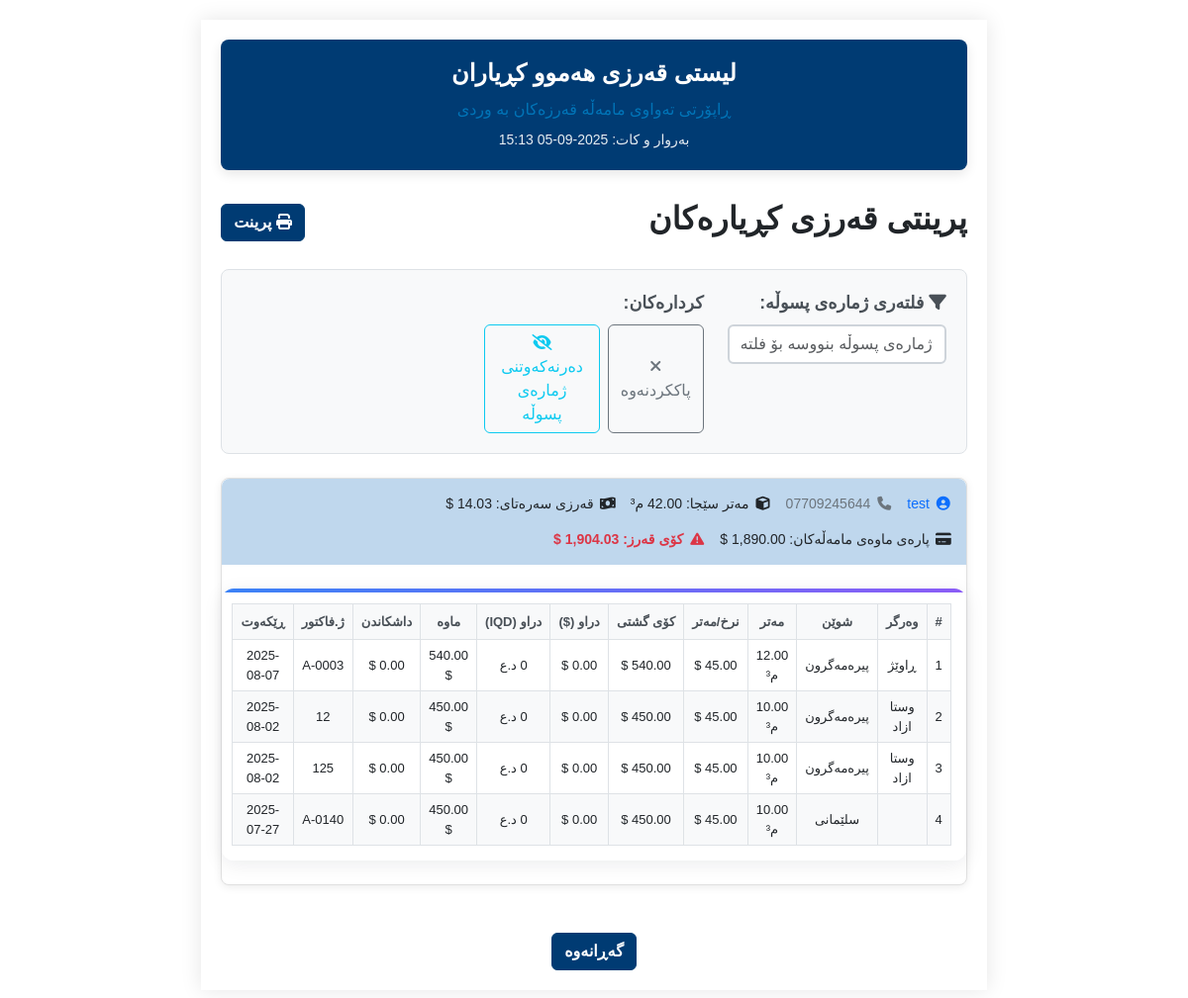
/pages/credit_of_all_customers.php (signed in), run on the app's committed database.
### tables this page shows
CREATE TABLE `customers` (
  `id` int(11) NOT NULL,
  `name` varchar(255) NOT NULL,
  `mobile1` varchar(20) NOT NULL,
  `mobile2` varchar(20) DEFAULT NULL,
  `opening_debt_usd` decimal(14,2) DEFAULT 0.00,
  `opening_debt_iqd` decimal(20,2) DEFAULT 0.00
);

CREATE TABLE `sales` (
  `id` int(11) NOT NULL,
  `customer_id` int(11) DEFAULT NULL,
  `recipient` varchar(255) DEFAULT NULL,
  `location` varchar(255) NOT NULL,
  `quantity` decimal(10,2) DEFAULT NULL,
  `price_per_unit` decimal(10,2) DEFAULT NULL,
  `total_price` decimal(10,2) DEFAULT NULL,
  `payment_type` enum('نەقد','قەرز') NOT NULL,
  `amount_paid_usd` decimal(10,2) DEFAULT NULL,
  `amount_paid_iq` decimal(10,2) DEFAULT NULL,
  `dolar_rate` decimal(10,2) DEFAULT NULL,
  `remaining_amount` decimal(10,2) DEFAULT NULL,
  `invoice_number` varchar(500) NOT NULL,
  `order_date` date NOT NULL,
  `notes` text DEFAULT NULL,
  `formula_id` int(11) NOT NULL,
  `discount` decimal(10,2) DEFAULT 0.00
);

### pages/credit_of_all_customers.php (the view, shortened to what this page needs)
<?php
require_once '../config/db_conected.php';
$sql = "SELECT c.id, c.name, c.mobile1, c.mobile2, c.opening_debt_usd, c.opening_debt_iqd,
    (
        SELECT IFNULL(SUM(quantity),0) FROM sales s WHERE s.customer_id = c.id AND s.payment_type = 'قەرز' AND s.remaining_amount > 0
    ) as total_credit_meter,
    (
        SELECT IFNULL(SUM(remaining_amount),0) FROM sales s WHERE s.customer_id = c.id AND s.payment_type = 'قەرز' AND s.remaining_amount > 0
    ) as total_sales_debt
FROM customers c
WHERE c.opening_debt_usd > 0 OR c.opening_debt_iqd > 0 OR EXISTS (
    SELECT 1 FROM sales s WHERE s.customer_id = c.id AND s.payment_type = 'قەرز' AND s.remaining_amount > 0
)
ORDER BY c.name ASC";
$stmt = $pdo->query($sql);
$customers = $stmt->fetchAll();
$sales_sql = "SELECT s.*, c.name as customer_name, c.mobile1 FROM sales s JOIN customers c ON s.customer_id = c.id WHERE s.payment_type = 'قەرز' AND s.remaining_amount > 0 ORDER BY c.name ASC, s.order_date DESC";
$sales_stmt = $pdo->query($sales_sql);
$sales = $sales_stmt->fetchAll();
$sales_by_customer = [];
foreach ($sales as $sale) {
    $sales_by_customer[$sale['customer_id']][] = $sale;
}
usort($customers, function($a, $b) {
    $aScore = (floatval($a['total_sales_debt'] ?? 0) > 0) ? 0 : 1;
    $bScore = (floatval($b['total_sales_debt'] ?? 0) > 0) ? 0 : 1;
    if ($aScore !== $bScore) return $aScore - $bScore;
    return strcasecmp($a['name'] ?? '', $b['name'] ?? '');
});
?>
<!DOCTYPE html>
<html lang="ku">
<head>
    <link href="https://cdn.jsdelivr.net/npm/bootstrap@5.3.0/dist/css/bootstrap.rtl.min.css" rel="stylesheet">
    <link href="../assets/css/login.css" rel="stylesheet">
    <link href="../assets/css/variables.css" rel="stylesheet">
    <link href="../assets/css/nav.css" rel="stylesheet">
    <link href="../assets/css/comon/table.css" rel="stylesheet">
    <link href="../assets/css/comon/style.css" rel="stylesheet">
    <link href="../assets/css/comon/select2_design.css" rel="stylesheet">
    <link rel="stylesheet" href="https://cdn.jsdelivr.net/npm/select2-bootstrap-5-theme@1.3.0/dist/select2-bootstrap-5-theme.rtl.min.css" />
    <link rel="stylesheet" href="https://cdnjs.cloudflare.com/ajax/libs/font-awesome/6.4.2/css/all.min.css">
    <link href="https://cdn.jsdelivr.net/npm/select2@4.1.0-rc.0/dist/css/select2.min.css" rel="stylesheet" />
    <link href="../assets/css/credit_of_all_customers.css" rel="stylesheet">
    <link href="../assets/css/kurdish-font.css" rel="stylesheet">
</head>
<body dir="rtl">
<div id="printSection" class="a4-sheet">
    <div class="report-header">
        <h1>لیستی قەرزی هەموو کڕیاران</h1>
        <div class="subtitle">ڕاپۆرتی تەواوی مامەڵە قەرزەکان بە وردی</div>
        <div class="date">بەروار و کات: <?php echo date('Y-m-d H:i'); ?></div>
    </div>
    <div class="d-flex justify-content-between align-items-center mb-4 no-print">
        <h2 class="section-title">پرینتی قەرزی کڕیارەکان</h2>
        <button class="btn btn-primary" onclick="window.print()"><i class="fa fa-print"></i> پرینت</button>
    </div>
    <div class="filter-section mb-4 no-print">
        <div class="row">
            <div class="col-md-4">
                <div class="form-group">
                    <label for="invoiceFilter" class="form-label">
                        <i class="fa fa-filter"></i> فلتەری ژمارەی پسوڵە:
                    </label>
                    <input type="text" id="invoiceFilter" class="form-control" placeholder="ژمارەی پسوڵە بنووسە بۆ فلتەرکردن...">
                </div>
            </div>
            <div class="col-md-4">
                <div class="form-group">
                    <label class="form-label">کردارەکان:</label>
                    <div class="d-flex gap-2">
                        <button type="button" class="btn btn-outline-secondary" onclick="clearInvoiceFilter()">
                            <i class="fa fa-times"></i> پاککردنەوە
                        </button>
                        <button type="button" class="btn btn-outline-info" onclick="toggleInvoiceVisibility()">
                            <i class="fa fa-eye-slash"></i> <span id="toggleText">دەرنەکەوتنی ژمارەی پسوڵە</span>
                        </button>
                    </div>
                </div>
            </div>
        </div>
    </div>
    <?php foreach ($customers as $c): ?>
        <?php
            $total_debt = floatval($c['opening_debt_usd']) + floatval($c['total_sales_debt']);
        ?>
        <div class="customer-card print-break-inside-avoid">
            <div class="customer-info">
                <span class="text-primary">
                    <i class="fa fa-user-circle"></i>
                    <?= htmlspecialchars($c['name']) ?>
                </span>
                <span class="text-secondary">
                    <i class="fa fa-phone"></i>
                    <?= htmlspecialchars($c['mobile1']) ?>
                </span>
                <span>
                    <i class="fa fa-cube"></i>
                    مەتر سێجا: <?= number_format($c['total_credit_meter'], 2) ?> م³
                </span>
                <span>
                    <i class="fa fa-money-bill-wave"></i>
                    قەرزی سەرەتای: <?= number_format($c['opening_debt_usd'], 2) ?> $
                </span>
                <span>
                    <i class="fa fa-credit-card"></i>
                    پارەی ماوەی مامەڵەکان: <?= number_format($c['total_sales_debt'], 2) ?> $
                </span>
                <span class="text-danger fw-bold">
                    <i class="fa fa-exclamation-triangle"></i>
                    کۆی قەرز: <?= number_format($total_debt, 2) ?> $
                </span>
            </div>
            <?php if (!empty($sales_by_customer[$c['id']])): ?>
            <div class="table-container">
                <table class="credit-table">
                    <thead>
                        <tr>
                            <th>#</th>
                            <th>وەرگر</th>
                            <th>شوێن</th>
                            <th>مەتر</th>
                            <th>نرخ/مەتر</th>
                            <th>کۆی گشتی</th>
                            <th>دراو ($)</th>
                            <th>دراو (IQD)</th>
                            <th>ماوە</th>
                            <th>داشکاندن</th>
                            <th>ژ.فاکتور</th>
                            <th>ڕێکەوت</th>
                        </tr>
                    </thead>
                    <tbody>
                        <?php foreach ($sales_by_customer[$c['id']] as $i => $s): ?>
                        <tr>
                            <td><?= $i+1 ?></td>
                            <td><?= htmlspecialchars($s['recipient']) ?></td>
                            <td><?= htmlspecialchars($s['location']) ?></td>
                            <td><?= number_format($s['quantity'], 2) ?> م³</td>
                            <td><?= number_format($s['price_per_unit'], 2) ?> $</td>
                            <td><?= number_format($s['total_price'], 2) ?> $</td>
                            <td><?= number_format($s['amount_paid_usd'], 2) ?> $</td>
                            <td><?= number_format($s['amount_paid_iq'], 0) ?> د.ع</td>
                            <td><?= number_format($s['remaining_amount'], 2) ?> $</td>
                            <td><?= number_format($s['discount'], 2) ?> $</td>
                            <td><?= htmlspecialchars($s['invoice_number']) ?></td>
                            <td><?= htmlspecialchars($s['order_date']) ?></td>
                        </tr>
                        <?php endforeach; ?>
                    </tbody>
                </table>
            </div>
            <?php else: ?>
                <div class="p-3 text-muted">هیچ مامەڵە قەرزێکی پارەی ماوە نییە.</div>
            <?php endif; ?>
        </div>
    <?php endforeach; ?>
    <div class="text-center mt-5 no-print">
        <button class="btn btn-secondary" onclick="window.history.back()">گەڕانەوە</button>
    </div>
</div>
</body>
</html>

### assets/css/login.css (style rules this page uses)
body, input, button, label, h1, h2, h3, h4, h5, h6 { font-family: 'Rabar_021', sans-serif !important; }
.form-label { color: var(--seafoam-green); font-size: 1.1rem; }
.form-control { border-radius: 8px; border: 1px solid var(--kelly-green); }

### assets/css/variables.css (style rules this page uses)
:root { --lime-green: #0074b7; --kelly-green: #bfd7ed; --seafoam-green: #003b73; --spearmint: #60a3d9; --warning: #ffc107; }
.btn-primary { background-color: var(--seafoam-green) !important; border-color: var(--seafoam-green) !important; }
.btn-secondary { background-color: var(--seafoam-green) !important; border-color: var(--seafoam-green) !important; color: white !important; }

### assets/css/comon/table.css (style rules this page uses)
:root { --primary-blue: #3b82f6; --secondary-purple: #8b5cf6; --accent-orange: #f59e0b; --neutral-gray: #6b7280; --light-gray: #f8fafc; --ultra-light-gray: #f1f5f9; --white: #ffffff; --dark-text: #1e293b; --light-text: #64748b; --border-color: #e2e8f0; --shadow-light: rgba(15, 23, 42, 0.08); --shadow-medium: rgba(15, 23, 42, 0.12); --shadow-dark: rgba(15, 23, 42, 0.20); --border-radius: 12px; --border-radius-sm: 8px; --transition: all 0.2s cubic-bezier(0.4, 0, 0.2, 1); }
.table-container { background: var(--white); border-radius: var(--border-radius); box-shadow: 0 4px 20px var(--shadow-light); overflow: hidden; margin: 1.5rem 0; position: relative; }
.table-container::before { content: ''; position: absolute; top: 0; left: 0; right: 0; height: 4px; background: linear-gradient(90deg, var(--primary-blue), var(--secondary-purple)); }

### assets/css/comon/style.css (style rules this page uses)
html { scrollbar-color: #003b73 #f1f1f1; scrollbar-width: thin; }

### assets/css/credit_of_all_customers.css (style rules this page uses)
:root { --page-width: 210mm; --page-height: auto; --margin-top: 15mm; --margin-bottom: 15mm; --margin-left: 10mm; --margin-right: 10mm; }
.a4-sheet { background: white; box-shadow: 0 0 20px rgba(0, 0, 0, 0.1); margin: 20px auto; padding: 20px; max-width: var(--page-width); min-height: var(--page-height); }
.report-header { background: var(--seafoam-green); color: white; padding: 20px; border-radius: 8px; margin-bottom: 30px; text-align: center; box-shadow: 0 4px 12px rgba(0, 0, 0, 0.1); }
.report-header h1 { font-size: 24px; font-weight: bold; margin-bottom: 10px; }
.report-header .subtitle { color: var(--lime-green); font-size: 16px; margin-bottom: 8px; }
.report-header .date { font-size: 14px; opacity: 0.9; }
.customer-card { background: #fff; border-radius: 8px; box-shadow: 0 2px 8px rgba(0, 0, 0, 0.08); margin-bottom: 20px; border: 1px solid #e0e0e0; }
.customer-info { padding: 15px; background: var(--kelly-green); border-radius: 8px 8px 0 0; display: flex; flex-wrap: wrap; gap: 15px; align-items: center; }
.customer-info span { font-size: 14px; display: flex; align-items: center; gap: 6px; }
.customer-info i { width: 16px; text-align: center; }
.table-container { padding: 15px; overflow-x: auto; }
.credit-table { width: 100%; font-size: 13px; border-collapse: collapse; }
.credit-table th { background: #f8f9fa; color: #495057; font-weight: 600; padding: 8px; text-align: center; border: 1px solid #dee2e6; white-space: nowrap; }
.credit-table td { padding: 6px 8px; border: 1px solid #dee2e6; text-align: center; vertical-align: middle; }
.credit-table tbody tr:nth-child(even) { background-color: #f8f9fa; }
.text-primary { color: var(--seafoam-green); }
.text-secondary { color: var(--lime-green); }
.mb-4 { margin-bottom: 1rem; }

### pages/credit_of_all_customers.php (style rules this page uses)
.filter-section { background: #f8f9fa; padding: 20px; border-radius: 8px; border: 1px solid #dee2e6; margin-bottom: 20px; }
.filter-section .form-label { font-weight: 600; color: #495057; margin-bottom: 8px; }
.filter-section .form-control { border: 2px solid #ced4da; border-radius: 6px; transition: border-color 0.15s ease-in-out, box-shadow 0.15s ease-in-out; }
.filter-section .btn { border-radius: 6px; font-weight: 500; transition: all 0.2s ease-in-out; }
.gap-2 { gap: 0.5rem !important; }

### data on the page
customers: name "test", mobile1 "07709245644", total_credit_meter "42.00", total_debt "1,904.03"
sales: recipient "ڕاوێژ", location "پیرەمەگرون", quantity "12.00", price_per_unit "45.00", total_price "540.00", remaining_amount "540.00", discount "0.00", invoice_number "A-0003", order_date "2025-08-07"
sales: recipient "وستا ازاد", location "پیرەمەگرون", quantity "10.00", price_per_unit "45.00", total_price "450.00", remaining_amount "450.00", discount "0.00", invoice_number "12", order_date "2025-08-02"
sales: recipient "وستا ازاد", location "پیرەمەگرون", quantity "10.00", price_per_unit "45.00", total_price "450.00", remaining_amount "450.00", discount "0.00", invoice_number "125", order_date "2025-08-02"
sales: location "سلێمانی", quantity "10.00", price_per_unit "45.00", total_price "450.00", remaining_amount "450.00", discount "0.00", invoice_number "A-0140", order_date "2025-07-27"
